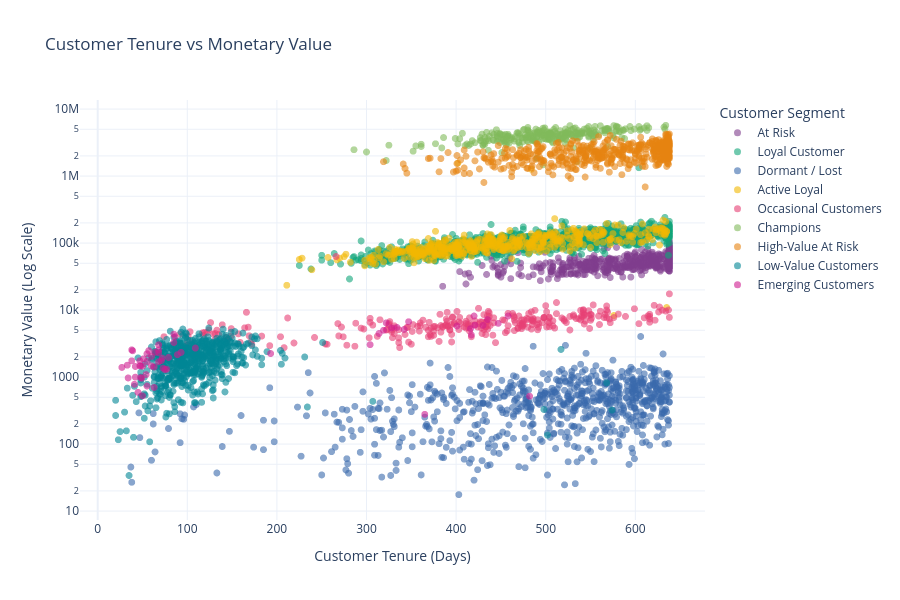

Here is the notebook cell this chart was saved with:
### Markdown cell above
3. Customer Tenure vs Monetary Value
Markdown cell
 Copy
3. Customer Tenure vs Monetary Value
- TenureDays: The number of days between a customer's first and last recorded transactions.
- Monetary: The customer's total transaction value used in RFM analysis.
- Scatter Plot: Represents each customer as a point based on tenure and monetary value.
- Log Scale: Helps display customers with very different monetary values on the same chart.
- Purpose: To investigate whether customers with longer transaction histories tend to generate higher monetary value.

### Code cell
import plotly.express as px

# Keep valid values for plotting
tenure_data = modelling_data[
    (modelling_data["Monetary"] > 0)
    & modelling_data["TenureDays"].notna()
].copy()

fig = px.scatter(
    tenure_data,
    x="TenureDays",
    y="Monetary",
    color="Segment",
    hover_data=["CustomerID", "Frequency", "Recency"],
    log_y=True,
    opacity=0.6,
    title="Customer Tenure vs Monetary Value",
    color_discrete_sequence=px.colors.qualitative.Bold
)

fig.update_traces(
    marker=dict(size=7)
)

fig.update_layout(
    height=600,
    xaxis_title="Customer Tenure (Days)",
    yaxis_title="Monetary Value (Log Scale)",
    legend_title="Customer Segment",
    template="plotly_white"
)

fig.show()

### Figure 1 — Plotly figure (JSON) as saved in the notebook; plotly's stock layout.template omitted (floating-point values rounded to 4 significant figures; data arrays with more than 128 entries replaced by an {"elided": "..."} marker saying what was removed)
{"data": [{"customdata": {"elided": "749x3 mixed values"}, "hovertemplate": "Segment=At Risk<br>TenureDays=%{x}<br>Monetary=%{y}<br>CustomerID=%{customdata[0]}<br>Frequency=%{customdata[1]}<br>Recency=%{customdata[2]}<extra></extra>", "legendgroup": "At Risk", "marker": {"color": "rgb(127, 60, 141)", "opacity": 0.6, "size": 7, "symbol": "circle"}, "mode": "markers", "name": "At Risk", "showlegend": true, "type": "scattergl", "x": {"elided": "749 int values"}, "xaxis": "x", "y": {"elided": "749 float values"}, "yaxis": "y"}, {"customdata": {"elided": "1294x3 mixed values"}, "hovertemplate": "Segment=Loyal Customer<br>TenureDays=%{x}<br>Monetary=%{y}<br>CustomerID=%{customdata[0]}<br>Frequency=%{customdata[1]}<br>Recency=%{customdata[2]}<extra></extra>", "legendgroup": "Loyal Customer", "marker": {"color": "rgb(17, 165, 121)", "opacity": 0.6, "size": 7, "symbol": "circle"}, "mode": "markers", "name": "Loyal Customer", "showlegend": true, "type": "scattergl", "x": {"elided": "1294 int values"}, "xaxis": "x", "y": {"elided": "1294 float values"}, "yaxis": "y"}, {"customdata": {"elided": "747x3 mixed values"}, "hovertemplate": "Segment=Dormant / Lost<br>TenureDays=%{x}<br>Monetary=%{y}<br>CustomerID=%{customdata[0]}<br>Frequency=%{customdata[1]}<br>Recency=%{customdata[2]}<extra></extra>", "legendgroup": "Dormant / Lost", "marker": {"color": "rgb(57, 105, 172)", "opacity": 0.6, "size": 7, "symbol": "circle"}, "mode": "markers", "name": "Dormant / Lost", "showlegend": true, "type": "scattergl", "x": {"elided": "747 int values"}, "xaxis": "x", "y": {"elided": "747 float values"}, "yaxis": "y"}, {"customdata": {"elided": "490x3 mixed values"}, "hovertemplate": "Segment=Active Loyal<br>TenureDays=%{x}<br>Monetary=%{y}<br>CustomerID=%{customdata[0]}<br>Frequency=%{customdata[1]}<br>Recency=%{customdata[2]}<extra></extra>", "legendgroup": "Active Loyal", "marker": {"color": "rgb(242, 183, 1)", "opacity": 0.6, "size": 7, "symbol": "circle"}, "mode": "markers", "name": "Active Loyal", "showlegend": true, "type": "scattergl", "x": {"elided": "490 int values"}, "xaxis": "x", "y": {"elided": "490 float values"}, "yaxis": "y"}, {"customdata": {"elided": "283x3 mixed values"}, "hovertemplate": "Segment=Occasional Customers<br>TenureDays=%{x}<br>Monetary=%{y}<br>CustomerID=%{customdata[0]}<br>Frequency=%{customdata[1]}<br>Recency=%{customdata[2]}<extra></extra>", "legendgroup": "Occasional Customers", "marker": {"color": "rgb(231, 63, 116)", "opacity": 0.6, "size": 7, "symbol": "circle"}, "mode": "markers", "name": "Occasional Customers", "showlegend": true, "type": "scattergl", "x": {"elided": "283 int values"}, "xaxis": "x", "y": {"elided": "283 float values"}, "yaxis": "y"}, {"customdata": {"elided": "272x3 mixed values"}, "hovertemplate": "Segment=Champions<br>TenureDays=%{x}<br>Monetary=%{y}<br>CustomerID=%{customdata[0]}<br>Frequency=%{customdata[1]}<br>Recency=%{customdata[2]}<extra></extra>", "legendgroup": "Champions", "marker": {"color": "rgb(128, 186, 90)", "opacity": 0.6, "size": 7, "symbol": "circle"}, "mode": "markers", "name": "Champions", "showlegend": true, "type": "scattergl", "x": {"elided": "272 int values"}, "xaxis": "x", "y": {"elided": "272 float values"}, "yaxis": "y"}, {"customdata": {"elided": "480x3 mixed values"}, "hovertemplate": "Segment=High-Value At Risk<br>TenureDays=%{x}<br>Monetary=%{y}<br>CustomerID=%{customdata[0]}<br>Frequency=%{customdata[1]}<br>Recency=%{customdata[2]}<extra></extra>", "legendgroup": "High-Value At Risk", "marker": {"color": "rgb(230, 131, 16)", "opacity": 0.6, "size": 7, "symbol": "circle"}, "mode": "markers", "name": "High-Value At Risk", "showlegend": true, "type": "scattergl", "x": {"elided": "480 int values"}, "xaxis": "x", "y": {"elided": "480 float values"}, "yaxis": "y"}, {"customdata": {"elided": "612x3 mixed values"}, "hovertemplate": "Segment=Low-Value Customers<br>TenureDays=%{x}<br>Monetary=%{y}<br>CustomerID=%{customdata[0]}<br>Frequency=%{customdata[1]}<br>Recency=%{customdata[2]}<extra></extra>", "legendgroup": "Low-Value Customers", "marker": {"color": "rgb(0, 134, 149)", "opacity": 0.6, "size": 7, "symbol": "circle"}, "mode": "markers", "name": "Low-Value Customers", "showlegend": true, "type": "scattergl", "x": {"elided": "612 int values"}, "xaxis": "x", "y": {"elided": "612 float values"}, "yaxis": "y"}, {"customdata": {"elided": "64x3 mixed values"}, "hovertemplate": "Segment=Emerging Customers<br>TenureDays=%{x}<br>Monetary=%{y}<br>CustomerID=%{customdata[0]}<br>Frequency=%{customdata[1]}<br>Recency=%{customdata[2]}<extra></extra>", "legendgroup": "Emerging Customers", "marker": {"color": "rgb(207, 28, 144)", "opacity": 0.6, "size": 7, "symbol": "circle"}, "mode": "markers", "name": "Emerging Customers", "showlegend": true, "type": "scattergl", "x": [39, 42, 55, 322, 42, 60, 417, 77, 34, 60, 365, 421, 458, 48, 328, 55, 50, 41, 33, 109, 51, 334, 447, 416, 85, 64, 347, 68, 319, 38, 45, 193, 27, 38, 75, 55, 93, 49, 420, 68, 57, 68, 54, 86, 73, 89, 85, 304, 314, 482, 430, 401, 47, 435, 71, 68, 63, 47, 63, 342, 48, 79, 72, 50], "xaxis": "x", "y": [2471.0, 1439.0, 1709.0, 6440.0, 998.3, 2035.0, 4259.0, 1312.0, 971.2, 1465.0, 278.0, 5944.0, 8156.0, 984.3, 5419.0, 2230.0, 524.1, 780.3, 1505.0, 2713.0, 1871.0, 5511.0, 6341.0, 5276.0, 3282.0, 2342.0, 6702.0, 3030.0, 4991.0, 2548.0, 591.2, 2248.0, 1395.0, 1748.0, 1292.0, 735.8, 2334.0, 958.8, 8149.0, 2305.0, 2480.0, 2540.0, 1090.0, 4017.0, 1358.0, 2162.0, 4362.0, 3050.0, 4472.0, 518.3, 5915.0, 5778.0, 1752.0, 7221.0, 1761.0, 1692.0, 1417.0, 1478.0, 700.1, 5143.0, 1465.0, 1963.0, 1921.0, 1455.0], "yaxis": "y"}], "layout": {"height": 600, "legend": {"title": {"text": "Customer Segment"}, "tracegroupgap": 0}, "title": {"text": "Customer Tenure vs Monetary Value"}, "xaxis": {"anchor": "y", "domain": [0, 1], "title": {"text": "Customer Tenure (Days)"}}, "yaxis": {"anchor": "x", "domain": [0, 1], "title": {"text": "Monetary Value (Log Scale)"}, "type": "log"}}}
